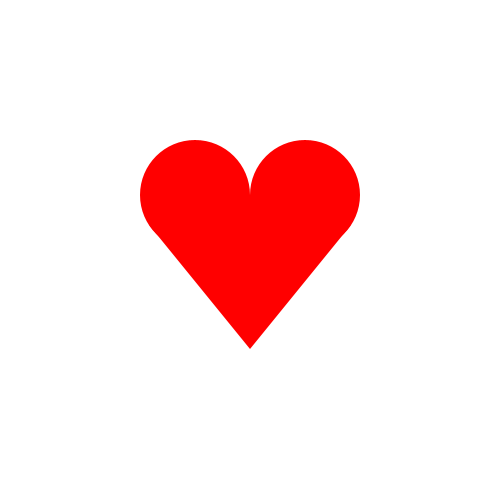
Frame 1 (no input)
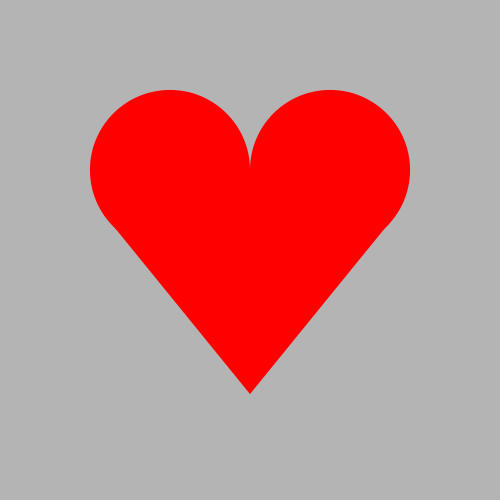
Frame 60 (the mouse pressed at the canvas centre just before this capture)
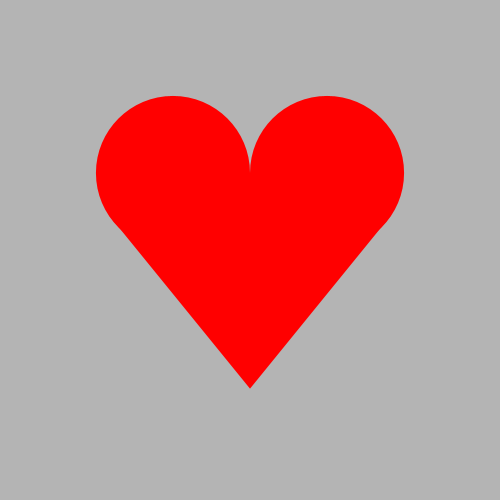
Frame 120 (the mouse held since frame 60 and released just before this capture)

The Processing sketch that drew these frames (run headless with seeded random() and noise(); from frame 60 on, the mouse is pressed at the canvas centre):

// Processing sketch: processing_172189
// ── processing_172189.pde

float counter = 0;

void setup()
{
  size(500, 500);
  background(255);
}

void draw()
{
  background(255);

  colorMode(HSB, 360, 100, 100);

  float counter_mouse = map(mouseX, 0, width, 0.01, 0.2);
  float zoom = map(sin(counter), -1, 1, 0.1, 1.0);
  //float groesseA = map(sin(counter),-1,1,130,200);
  //float groesseT = map(sin(counter),-1,1,95,200);
  //float groesseTS = map(sin(counter),-1,1,30,200);

  fill(360, 100, 100);
  noStroke();
  translate(width/2, height/2);
  scale(zoom);

  pushMatrix();
  ellipse(-100, -100, 200, 200);
  //arc(groesseA, 0, groesseA, groesseA,PI,2*PI,OPEN);

  ellipse(100, -100, 200, 200);
  //arc(-groesseA,0,groesseA, groesseA,PI,2*PI,OPEN);

  //triangle(-groesseT, -100, 0, groesseTS, groesseT, -100);
  rectMode(CENTER);
  rect(0, 0, 50, 200);
  triangle(-183, -45, 0, 180, 183, -45);
  popMatrix();

  counter += counter_mouse;
}
